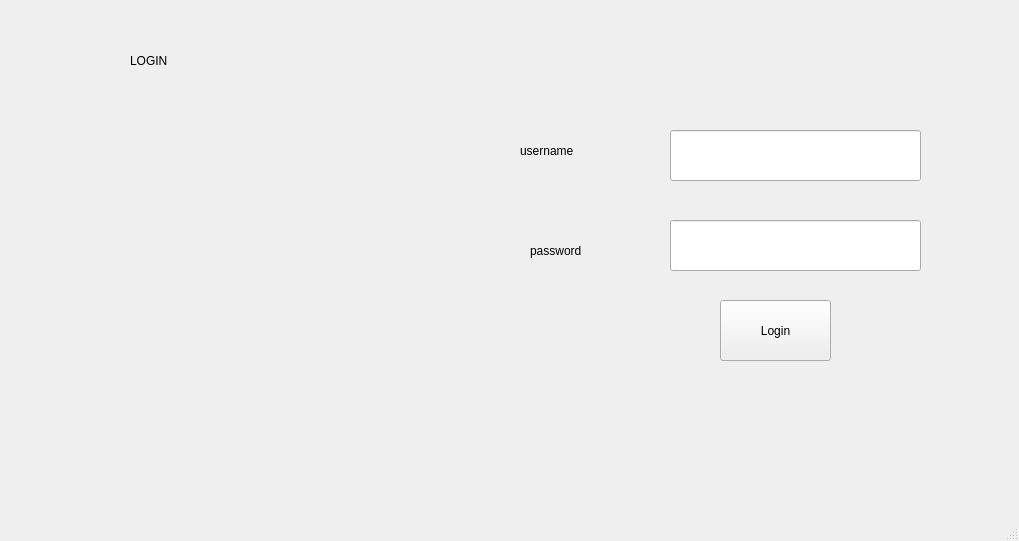
<?xml version="1.0" encoding="UTF-8"?>
<ui version="4.0">
 <class>login</class>
 <widget class="QMainWindow" name="login">
  <property name="geometry">
   <rect>
    <x>0</x>
    <y>0</y>
    <width>1019</width>
    <height>541</height>
   </rect>
  </property>
  <property name="windowTitle">
   <string>MainWindow</string>
  </property>
  <property name="styleSheet">
   <string notr="true">background-image: url(:/FILE/res/6.jpg);</string>
  </property>
  <widget class="QWidget" name="centralwidget">
   <widget class="QLineEdit" name="lineEdit">
    <property name="geometry">
     <rect>
      <x>670</x>
      <y>130</y>
      <width>251</width>
      <height>51</height>
     </rect>
    </property>
    <property name="styleSheet">
     <string notr="true">border-image: url(:/FILE/res/back (2).png);</string>
    </property>
   </widget>
   <widget class="QLineEdit" name="lineEdit_2">
    <property name="geometry">
     <rect>
      <x>670</x>
      <y>220</y>
      <width>251</width>
      <height>51</height>
     </rect>
    </property>
    <property name="styleSheet">
     <string notr="true">border-image: url(:/FILE/res/back (2).png);</string>
    </property>
   </widget>
   <widget class="QLabel" name="label">
    <property name="geometry">
     <rect>
      <x>520</x>
      <y>130</y>
      <width>131</width>
      <height>41</height>
     </rect>
    </property>
    <property name="styleSheet">
     <string notr="true">font: 75 16pt &quot;Berlin Sans FB Demi&quot;;</string>
    </property>
    <property name="text">
     <string>username</string>
    </property>
   </widget>
   <widget class="QLabel" name="label_2">
    <property name="geometry">
     <rect>
      <x>530</x>
      <y>230</y>
      <width>121</width>
      <height>41</height>
     </rect>
    </property>
    <property name="styleSheet">
     <string notr="true">font: 75 16pt &quot;Berlin Sans FB Demi&quot;;</string>
    </property>
    <property name="text">
     <string>password</string>
    </property>
   </widget>
   <widget class="QPushButton" name="pushButton">
    <property name="geometry">
     <rect>
      <x>720</x>
      <y>300</y>
      <width>111</width>
      <height>61</height>
     </rect>
    </property>
    <property name="styleSheet">
     <string notr="true">font: 75 16pt &quot;Berlin Sans FB Demi&quot;;</string>
    </property>
    <property name="text">
     <string>Login</string>
    </property>
   </widget>
   <widget class="QLabel" name="label_3">
    <property name="geometry">
     <rect>
      <x>50</x>
      <y>120</y>
      <width>421</width>
      <height>381</height>
     </rect>
    </property>
    <property name="styleSheet">
     <string notr="true">border-image: url(:/FILE/res/Login.png);</string>
    </property>
    <property name="text">
     <string/>
    </property>
   </widget>
   <widget class="QLabel" name="label_4">
    <property name="geometry">
     <rect>
      <x>40</x>
      <y>20</y>
      <width>61</width>
      <height>71</height>
     </rect>
    </property>
    <property name="styleSheet">
     <string notr="true">background-image: url(:/FILE/res/mouse.png);</string>
    </property>
    <property name="text">
     <string/>
    </property>
   </widget>
   <widget class="QLabel" name="label_5">
    <property name="geometry">
     <rect>
      <x>130</x>
      <y>40</y>
      <width>151</width>
      <height>41</height>
     </rect>
    </property>
    <property name="styleSheet">
     <string notr="true">font: 75 26pt &quot;Berlin Sans FB Demi&quot;;</string>
    </property>
    <property name="text">
     <string>LOGIN</string>
    </property>
   </widget>
  </widget>
  <widget class="QStatusBar" name="statusbar"/>
 </widget>
 <resources/>
 <connections/>
</ui>
